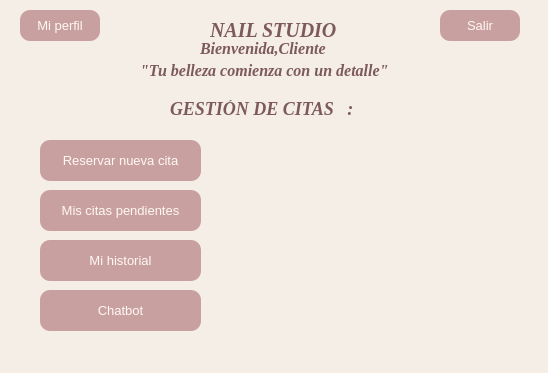
<?xml version="1.0" encoding="UTF-8"?>
<ui version="4.0">
 <class>PantallaCliente</class>
 <widget class="QDialog" name="PantallaCliente">
  <property name="geometry">
   <rect>
    <x>0</x>
    <y>0</y>
    <width>548</width>
    <height>373</height>
   </rect>
  </property>
  <property name="windowTitle">
   <string>Dialog</string>
  </property>
  <property name="styleSheet">
   <string notr="true">background-color: #F5EEE6;</string>
  </property>
  <widget class="QLabel" name="TITULO4">
   <property name="geometry">
    <rect>
     <x>210</x>
     <y>20</y>
     <width>151</width>
     <height>21</height>
    </rect>
   </property>
   <property name="styleSheet">
    <string notr="true">
					color: #7D5A5A;
					font-family: Georgia;
					font-size: 20px;
					font-style: italic;
					font-weight: bold;
				</string>
   </property>
   <property name="text">
    <string>NAIL STUDIO</string>
   </property>
  </widget>
  <widget class="QLabel" name="t43">
   <property name="geometry">
    <rect>
     <x>200</x>
     <y>40</y>
     <width>211</width>
     <height>16</height>
    </rect>
   </property>
   <property name="styleSheet">
    <string notr="true">
					color: #7D5A5A;
					font-family: Georgia;
					font-size:  16px;
					font-style: italic;
					font-weight: bold;
				</string>
   </property>
   <property name="text">
    <string>Bienvenida,Cliente</string>
   </property>
  </widget>
  <widget class="QLabel" name="t42">
   <property name="geometry">
    <rect>
     <x>140</x>
     <y>60</y>
     <width>381</width>
     <height>20</height>
    </rect>
   </property>
   <property name="styleSheet">
    <string notr="true">
					color: #7D5A5A;
					font-family: Georgia;
					font-size: 16px;
					font-style: italic;
					font-weight: bold;
				</string>
   </property>
   <property name="text">
    <string>&quot;Tu belleza comienza con un detalle&quot; </string>
   </property>
  </widget>
  <widget class="QLabel" name="Gestion">
   <property name="geometry">
    <rect>
     <x>170</x>
     <y>100</y>
     <width>291</width>
     <height>16</height>
    </rect>
   </property>
   <property name="styleSheet">
    <string notr="true">
					color: #7D5A5A;
					font-family: Georgia;
					font-size: 18px;
					font-style: italic;
					font-weight: bold;
				</string>
   </property>
   <property name="text">
    <string>GESTIÓN DE CITAS   :</string>
   </property>
  </widget>
  <widget class="QPushButton" name="btnVerCitas">
   <property name="geometry">
    <rect>
     <x>40</x>
     <y>240</y>
     <width>161</width>
     <height>41</height>
    </rect>
   </property>
   <property name="styleSheet">
    <string notr="true">
					QPushButton {
					background-color: #C9A0A0;
					color: #FFF8F3;
					border-radius: 10px;
					padding: 8px;
					font-size: 13px;
					font-family: Segoe UI;
					}

					QPushButton:hover {
					background-color: #B88B8B;
					}
				</string>
   </property>
   <property name="text">
    <string>Mi historial</string>
   </property>
  </widget>
  <widget class="QPushButton" name="btnReservarCita">
   <property name="geometry">
    <rect>
     <x>40</x>
     <y>140</y>
     <width>161</width>
     <height>41</height>
    </rect>
   </property>
   <property name="styleSheet">
    <string notr="true">
					QPushButton {
					background-color: #C9A0A0;
					color: #FFF8F3;
					border-radius: 10px;
					padding: 8px;
					font-size: 13px;
					font-family: Segoe UI;
					}

					QPushButton:hover {
					background-color: #B88B8B;
					}
				</string>
   </property>
   <property name="text">
    <string>Reservar nueva cita</string>
   </property>
  </widget>
  <widget class="QPushButton" name="btnPerfil">
   <property name="geometry">
    <rect>
     <x>20</x>
     <y>10</y>
     <width>80</width>
     <height>31</height>
    </rect>
   </property>
   <property name="styleSheet">
    <string notr="true">
					QPushButton {
					background-color: #C9A0A0;
					color: #FFF8F3;
					border-radius: 10px;
					padding: 8px;
					font-size: 13px;
					font-family: Segoe UI;
					}

					QPushButton:hover {
					background-color: #B88B8B;
					}
				</string>
   </property>
   <property name="text">
    <string>Mi perfil</string>
   </property>
  </widget>
  <widget class="QPushButton" name="btnSalir">
   <property name="geometry">
    <rect>
     <x>440</x>
     <y>10</y>
     <width>80</width>
     <height>31</height>
    </rect>
   </property>
   <property name="styleSheet">
    <string notr="true">
					QPushButton {
					background-color: #C9A0A0;
					color: #FFF8F3;
					border-radius: 10px;
					padding: 8px;
					font-size: 13px;
					font-family: Segoe UI;
					}

					QPushButton:hover {
					background-color: #B88B8B;
					}
				</string>
   </property>
   <property name="text">
    <string>Salir</string>
   </property>
  </widget>
  <widget class="QPushButton" name="btnCitaspendientes">
   <property name="geometry">
    <rect>
     <x>40</x>
     <y>190</y>
     <width>161</width>
     <height>41</height>
    </rect>
   </property>
   <property name="styleSheet">
    <string notr="true">
					QPushButton {
					background-color: #C9A0A0;
					color: #FFF8F3;
					border-radius: 10px;
					padding: 8px;
					font-size: 13px;
					font-family: Segoe UI;
					}

					QPushButton:hover {
					background-color: #B88B8B;
					}
				</string>
   </property>
   <property name="text">
    <string>Mis citas pendientes</string>
   </property>
  </widget>
  <widget class="QPushButton" name="btnChatBot">
   <property name="geometry">
    <rect>
     <x>40</x>
     <y>290</y>
     <width>161</width>
     <height>41</height>
    </rect>
   </property>
   <property name="styleSheet">
    <string notr="true">
					QPushButton {
					background-color: #C9A0A0;
					color: #FFF8F3;
					border-radius: 10px;
					padding: 8px;
					font-size: 13px;
					font-family: Segoe UI;
					}

					QPushButton:hover {
					background-color: #B88B8B;
					}
				</string>
   </property>
   <property name="text">
    <string>Chatbot</string>
   </property>
  </widget>
 </widget>
 <resources/>
 <connections/>
</ui>
